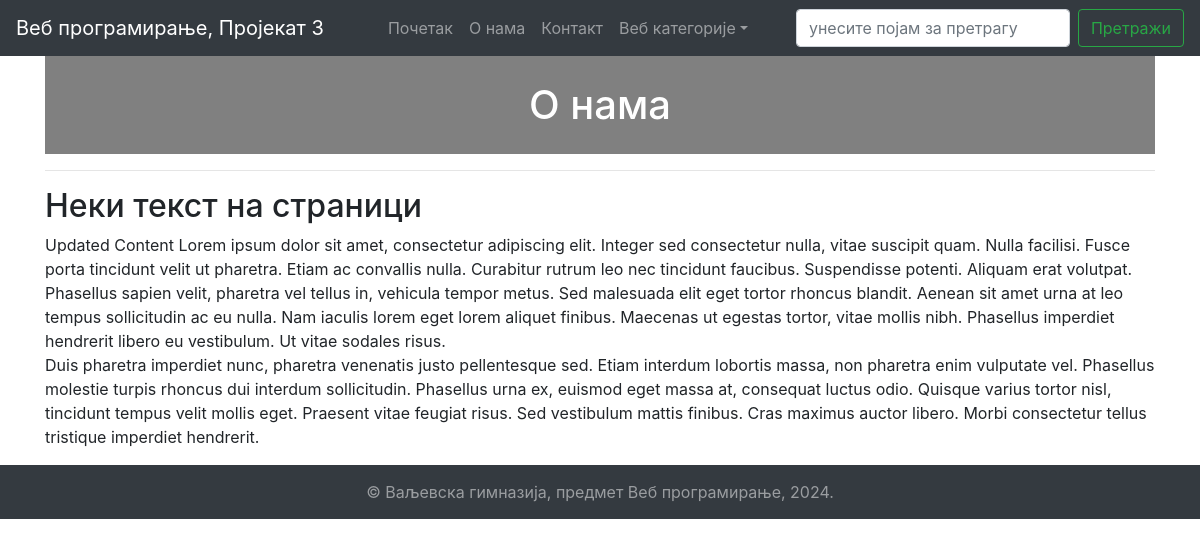
Page /stranica.php?id=1 on the committed database.
### tables this page shows
CREATE TABLE `stranica` (
  `stranica_id` int(11) NOT NULL,
  `stranica_naslov` varchar(256) NOT NULL,
  `stranica_sadrzaj` longtext NOT NULL
);

### ukljuci/navigacija.php (the view, shortened to what this page needs)
<?php
include_once "ukljuci/konekcija.php";
?>
<nav class="navbar navbar-expand-lg navbar-dark bg-dark">
    <a class="navbar-brand" href="index.php">Веб програмирање, Пројекат 3</a>
    <div class="collapse navbar-collapse" id="navbarSupportedContent">
        <ul class="navbar-nav mx-auto">
            <li class="nav-item">
                <a class="nav-link" href="index.php">Почетак</a>
            </li>
            <?php
            $sqlstranica = "SELECT * FROM stranica";
            $rezultatstranica = mysqli_query($veza, $sqlstranica);
            while ($redstranica = mysqli_fetch_array($rezultatstranica)) {
                $stranica_id = $redstranica['stranica_id'];
                $stranica_naslov = $redstranica['stranica_naslov'];
            ?>
                <li class="nav-item">
                    <a class="nav-link" href="stranica.php?id=<?php echo $stranica_id; ?>"><?php echo $stranica_naslov; ?></a>
                </li>
            <?php
            }
            ?>
            <li class="nav-item dropdown">
                <a class="nav-link dropdown-toggle" href="#" id="navbarDropdown" role="button" data-toggle="dropdown" aria-haspopup="true" aria-expanded="false">Веб категорије</a>
            </li>
        </ul>
        <form action="pretraga.php" class="form-inline my-2 my-lg-0">
            <input name="s" class="form-control mr-sm-2" type="search" placeholder="унесите појам за претрагу" aria-label="Search">
            <button class="btn btn-outline-success my-2 my-sm-0" type="submit">Претражи</button>
        </form>
    </div>
</nav>

### stranica.php (shortened to what this page needs)
<?php
include_once "ukljuci/konekcija.php";
if (!isset($_GET['id'])) {
    header("Location: index.php?geterr");
} else {
    $id = mysqli_real_escape_string($veza, $_GET['id']);
    if (!is_numeric($id)) {
        header("Location: index.php?numerror");
        exit();
    } else if (is_numeric($id)) {
        $sql = "SELECT * FROM stranica WHERE stranica_id='$id'";
        $rezultat = mysqli_query($veza, $sql);
        if (mysqli_num_rows($rezultat) <= 0) {
            header("Location: index.php?nopagefound");
        } else {
            while ($red = mysqli_fetch_assoc($rezultat)) {
                $stranica_sadrzaj = $red['stranica_sadrzaj'];
                $stranica_naslov2 = $red['stranica_naslov'];
                ?>
                <!DOCTYPE html>
                <html lang="sr">
                <head>
                    <?php include_once "ukljuci/zaglavlje.php"; ?>
                </head>
                <body>
                <?php include_once "ukljuci/navigacija.php"; ?>
                <div class="container">
                    <h1 style="width:100%;background-color:grey; padding-top: 25px;padding-bottom: 25px; text-align: center; color: white"><?php echo $stranica_naslov2; ?></h1>
                    <hr>
                    <p><?php echo $stranica_sadrzaj; ?></p>
                </div>
                <footer>
                    <?php include_once "ukljuci/podnozje.php"; ?>
                </footer>
                </body>
                </html>
                <?php
            }
        }
    }
}
?>

### ukljuci/podnozje.php
<div class="podnozje">&copy; Ваљевска гимназија, предмет Веб програмирање, 2024.</div>

### stilovi/stil.css (style rules this page uses)
.podnozje { text-align: center; width: 100%; padding: 15px; background-color: #343a40; color: rgba(255, 255, 255, .5); }

### rows in the picture
stranica: stranica_naslov "О нама", stranica_sadrzaj "Неки текст на страници Updated Content Lorem ipsum dolor sit amet, consectetur adipiscing elit. Integer sed consectetur nulla, vitae suscipit quam. Nulla facilisi. Fusce porta tincidunt velit ut pharetra. Etiam ac convallis nulla. Curabitur rutrum leo nec tincidunt faucibus. Suspendisse potenti. Aliquam erat volutpat. Phasellus sapien velit, pharetra vel tellus in, vehicula tempor metus. Sed malesuada elit eget tortor rhoncus blandit. Aenean sit amet urna at leo tempus sollicitudin ac eu nulla. Nam iaculis lorem eget lorem aliquet finibus. Maecenas ut egestas tortor, vitae mollis nibh. Phasellus imperdiet hendrerit libero eu vestibulum. Ut vitae sodales risus. Duis pharetra imperdiet nunc,…"
stranica: stranica_naslov "Контакт"
